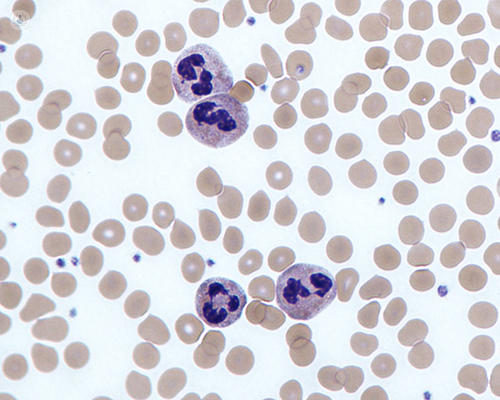
%> input picture Dataset/input_4.jpg, 500 x 400 px
$ octave main.m   (GNU Octave 9; MATLAB toolbox functions it lacks are replaced by stand-ins)
%> lines starting %> are read from the running program, lines starting %| are printed output that depends on the picture; in (x1, y1, x2, y2) boxes, pixels count from 0 and x2, y2 are one past the last pixel; in counts of white or black regions, pixels touching at a corner belong together; the program's own positions count from 1
### Codes/erosion.m

function output= erosion(image,se)

[rows, columns, ~] = size(image);


[p, q]=size(se);
halfHeight = floor(p/2);
halfWidth = floor(q/2);
% Initialize output image
output = zeros(size(image), class(image));
% Perform local min operation, which is morphological erosion.
for col = (halfWidth + 1) : (columns - halfWidth)
  for row = (halfHeight + 1) : (rows - halfHeight)
    % Get the 3x3 neighborhood
    row1 = row-halfHeight;
    row2 = row+halfHeight;
    col1 = col-halfWidth;
    col2 = col+halfWidth;
    thisNeighborhood = image(row1:row2, col1:col2);
    % Apply the structuring element
    pixelsInSE = thisNeighborhood(se);
    output(row, col) = min(pixelsInSE);
  end
end

### Codes/main.m
% Red Blood Cell Counting Using Watershed Algorithm (In-built Functions)
clc;clear all; close all;

%% Image Acquisition
I = imread('Dataset/input_4.jpg');
%> I is the input picture: size 400x500x3 uint8; mean R, G, B 214.2, 212.6, 217.7
figure('NumberTitle', 'off', 'Name', 'Image Acquisition');
imshow(I)
title('Original Image');

%% Image Pre-processing
I=imresize(I, [182 277]);
%> I: size 182x277x3 uint8
Igray = rgb2gray(I);

Ithres = adapthisteq(Igray);

figure('NumberTitle', 'off', 'Name', 'Image Pre-processing');
subplot(1, 3, 1);
imshow(I)
title('Original Image');

subplot(1, 3, 2);
imshow(Igray)
title('Grayscale Image');

subplot(1, 3, 3);
imshow(Ithres)
title('Adaptive Histogram Equalized Image');

%% Image Enhancement
Ithres = adapthisteq(Igray);

bin = imbinarize(Ithres ,graythresh(Ithres));
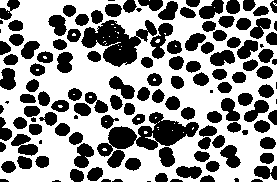
%> bin: size 182x277 logical; 57.4% white; 133 black regions (14 under 20 px), largest, box (x1, y1, x2, y2) and area: (97, 112, 199, 157) 1892, (81, 20, 157, 67) 1739, (150, 23, 173, 59) 393

BW1 = imopen(bin, 400);

BW2 = ~BW1;

filled = imfill(BW2,'holes');
%> filled: size 182x277 logical; 43% white; 133 white regions (14 under 20 px), largest, box (x1, y1, x2, y2) and area: (97, 112, 199, 157) 1958, (81, 20, 157, 67) 1775, (150, 23, 173, 59) 411

se = getnhood(strel('disk', 3));
erodedI = erosion(filled,se);
%> after the loop in erosion, `for col = (halfWidth + 1) : (columns - halfWidth)`: output: size 182x277 logical; 20.1% white; 126 white regions (9 under 20 px), largest, box (x1, y1, x2, y2) and area: (84, 22, 139, 64) 1073, (138, 114, 197, 148) 850, (110, 129, 135, 147) 340

figure('NumberTitle', 'off', 'Name', 'Image Enhancement');
subplot(2, 3, 1);
imshow(Ithres)
title('Adaptive Threshold Image');

subplot(2, 3, 2);
imshow(bin)
title('Binary Thresholded Image');

subplot(2, 3, 3);
imshow(BW1)
title('Image after Opening Morphological Operation');

subplot(2, 3, 4);
imshow(BW2)
title('Inversion of the previous Image for Processing');

subplot(2, 3, 5);
imshow(filled)
title('Holes Filled');

subplot(2, 3, 6);
imshow(erodedI);
title('Image after Erosion Morphological Operation');

%% Image Segmentation
% Watershed Algorithm
% Applying watershed to separate overlapped cells
D = bwdist(erodedI);
D = imgaussfilt(D, 0.1);

L = watershed(D, 26);
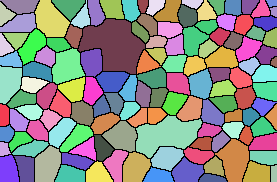
%> L: size 182x277 uint8; 132 distinct labels, from 0 to 131; one colour per label, 0 black

figure('NumberTitle', 'off', 'Name', 'Image Segemantation');
subplot(1, 2, 1);
imshow(L)
title('Watershed Segmentation');

L(erodedI) = 0;
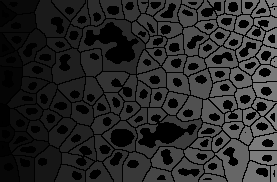
%> L: size 182x277 uint8; min 0, max 131, mean 41.2
BW3 = L == 0;
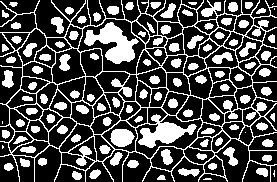
%> BW3: size 182x277 logical; 31.1% white; 116 white regions (8 under 20 px), largest, box (x1, y1, x2, y2) and area: (0, 0, 277, 182) 7261, (84, 22, 139, 64) 1073, (110, 129, 135, 147) 340

subplot(1, 2, 2);
imshow(BW3)
title('Segmentated Image');

%% Image Post-Processing and Counting
stats = regionprops('table',BW3,'Area');
%> stats = 116 regions; largest, Area: 7261, 1073, 340, 147, 146

wbc = bwareafilt(BW3,[295 50000]);

se = getnhood(strel('disk', 3));
wbc = erosion(wbc,se);
%> after the loop in erosion (call 2), `for col = (halfWidth + 1) : (columns - halfWidth)`:
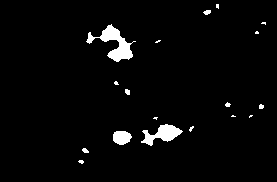
%> output: size 182x277 logical; 3% white; 18 white regions (10 under 20 px), largest, box (x1, y1, x2, y2) and area: (86, 24, 136, 62) 651, (141, 124, 183, 146) 437, (113, 131, 132, 145) 209

[centres1, radii1, metric1] = imfindcircles(wbc,[7,100]);
%> centres1 = [122.3 137.3; 167.8 133.1; 110.6 36.35; 119.7 51.12]; radii1 = [8.59; 9.23; 9.36; 11.09]; metric1 = [0.792; 0.746; 0.488; 0.352]

disp("WBC count-")
disp(size(centres1, 1))
%| 4

rbc = bwareafilt(BW3, [1 294]);
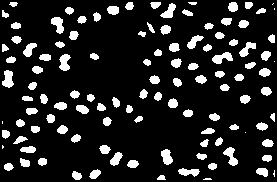
%> rbc: size 182x277 logical; 13.9% white; 113 white regions (8 under 20 px), largest, box (x1, y1, x2, y2) and area: (2, 70, 14, 88) 147, (212, 52, 233, 64) 146, (223, 147, 238, 166) 143

[centres2, radii2, metric2] = imfindcircles(rbc, [1,255]);
%> centres2 = 114 rows, first 12: [233.5 7.5; 173.5 104; 166.2 30.17; 266.8 91.6; 174.8 47.83; 9 167.5; 74.4 35.8; 265.3 73; 105.5 150; 266.5 56; 63 130.3; 114 10.71]; radii2 = 114 values, max 5.04 at index 75, min 1.83 at index 114, mean 3.49; metric2 = 114 values, max 1.53 at index 1, min 0.414 at index 114, mean 1.22

disp("RBC count-")
disp(size(centres2, 1))
%| 114

figure('NumberTitle', 'off', 'Name', 'Image Post-processing');
subplot(2, 2, 1);
imshow(wbc)
title('WBC Segmented Image');

subplot(2, 2, 2);
imshow(I)
viscircles(centres1, radii1,'LineStyle','--');
title(['WBC count is: ',num2str(size(centres1, 1))])

subplot(2, 2, 3);
imshow(rbc)
title('RBC Segmented Image');

subplot(2, 2, 4);
imshow(I)
viscircles(centres2, radii2,'LineStyle','--');
title(['RBC count is: ',num2str(size(centres2, 1))])
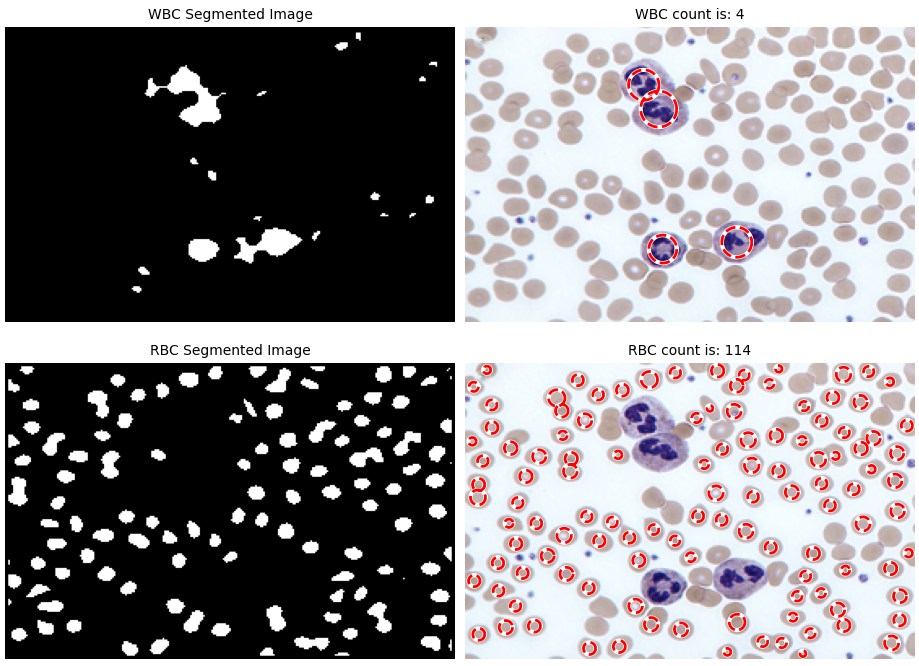
%> figure redrawn from the program's plot data, 4 panels

$ run again, with Dataset/input_2.jpg copied over Dataset/input_4.jpg
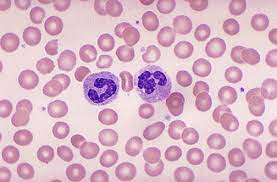
%> input picture Dataset/input_2.jpg, 277 x 182 px
%> I is the input picture: size 182x277x3 uint8; mean R, G, B 218, 180.6, 198.4
%> bin: size 182x277 logical; 59.6% white; 94 black regions (16 under 20 px), largest, box (x1, y1, x2, y2) and area: (137, 65, 185, 116) 1178, (83, 71, 119, 105) 872, (212, 86, 239, 132) 659
%> filled: size 182x277 logical; 45.3% white; 93 white regions (15 under 20 px), largest, box (x1, y1, x2, y2) and area: (137, 65, 185, 116) 1270, (83, 71, 119, 105) 945, (212, 86, 239, 132) 746
%> BW3: size 182x277 logical; 34.1% white; 79 white regions (10 under 20 px), largest, box (x1, y1, x2, y2) and area: (0, 0, 277, 182) 5991, (86, 74, 116, 103) 697, (145, 149, 162, 175) 316
%> stats = 79 regions; largest, Area: 5991, 697, 316, 298, 278
%> wbc: size 182x277 logical; 14.5% white; 4 white regions, box (x1, y1, x2, y2) and area: (0, 0, 277, 182) 5991, (86, 74, 116, 103) 697, (145, 149, 162, 175) 316, (215, 106, 237, 130) 298
%> after the loop in erosion (call 2), `for col = (halfWidth + 1) : (columns - halfWidth)`:
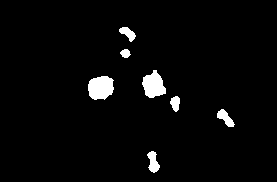
%> output: size 182x277 logical; 3.2% white; 7 white regions, largest, box (x1, y1, x2, y2) and area: (88, 76, 114, 100) 500, (142, 70, 166, 98) 449, (147, 151, 160, 173) 174
%> centres1 = [101.7 88.48; 153.1 84.63; 126.3 36.86; 176.8 103.9; 153.8 163.9; 226 120]; radii1 = [12.71; 10.64; 9.59; 7.85; 8.88; 10.26]; metric1 = [0.966; 0.721; 0.422; 0.331; 0.31; 0.215]
%| 6
%> rbc: size 182x277 logical; 19.7% white; 75 white regions (10 under 20 px), largest, box (x1, y1, x2, y2) and area: (233, 48, 258, 63) 278, (45, 76, 68, 95) 271, (195, 83, 210, 110) 270
%> centres2 = 75 rows, first 12: [54.17 26.17; 88.5 54; 195.5 157; 11.17 155.2; 260.5 23; 29 80.29; 46.2 154.6; 10.17 42.83; 190.8 136.8; 255.2 128.4; 106.6 43.2; 217 163.3]; radii2 = 75 values, max 8.12 at index 15, min 1.68 at index 75, mean 5.84; metric2 = 75 values, max 1.67 at index 1, min 0.278 at index 75, mean 1.32
%| 75
%> `title(['RBC count is: ',num2str(size(centres2, 1))])`:
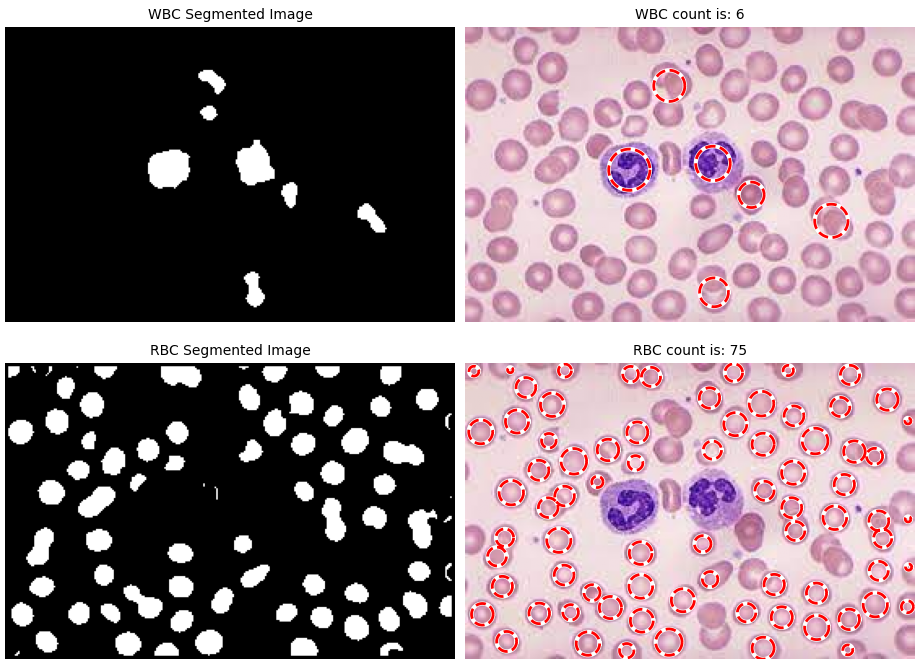
%> figure redrawn from the program's plot data, 4 panels

$ run again, with Dataset/input_3.jpg copied over Dataset/input_4.jpg
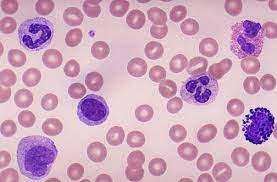
%> input picture Dataset/input_3.jpg, 277 x 182 px
%> I is the input picture: size 182x277x3 uint8; mean R, G, B 205.4, 165.4, 189.6
%> bin: size 182x277 logical; 61.4% white; 86 black regions (20 under 20 px), largest, box (x1, y1, x2, y2) and area: (169, 54, 232, 104) 1513, (17, 136, 58, 180) 1264, (230, 20, 277, 74) 1251
%> filled: size 182x277 logical; 42.3% white; 85 white regions (19 under 20 px), largest, box (x1, y1, x2, y2) and area: (169, 54, 232, 104) 1691, (230, 20, 277, 74) 1434, (17, 136, 58, 180) 1331
%> BW3: size 182x277 logical; 32.6% white; 61 white regions (2 under 20 px), largest, box (x1, y1, x2, y2) and area: (0, 0, 277, 182) 4379, (19, 138, 55, 177) 992, (182, 59, 230, 101) 980
%> stats = 61 regions; largest, Area: 4379, 992, 980, 833, 601
%> after the loop in erosion (call 2), `for col = (halfWidth + 1) : (columns - halfWidth)`:
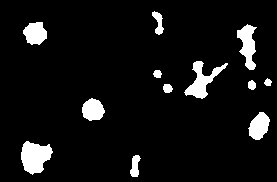
%> output: size 182x277 logical; 7.2% white; 12 white regions, largest, box (x1, y1, x2, y2) and area: (21, 141, 53, 175) 732, (184, 61, 228, 99) 608, (237, 24, 257, 70) 521
%> centres1 = [93.5 110.2; 36.06 34.82; 259.2 127.7; 36.23 157.8; 248.5 34.71; 199.8 90.31; 246.4 47.14; 154.3 23.48; 136.9 167; 224.6 78.28; 163.8 82.24]; radii1 = [10.76; 11; 10.01; 15.16; 9.66; 9.42; 10.95; 11.05; 11.24; 13.9; 12.26]; metric1 = [1.28; 0.942; 0.687; 0.594; 0.469; 0.437; 0.36; 0.318; 0.168; 0.162; 0.0972]
%| 11
%> rbc: size 182x277 logical; 13.6% white; 52 white regions (2 under 20 px), largest, box (x1, y1, x2, y2) and area: (254, 153, 269, 170) 197, (44, 51, 61, 67) 196, (129, 59, 145, 75) 195
%> centres2 = 49 rows, first 12: [24 99; 154.5 51; 136.3 20; 97.5 152.5; 137.5 68; 236 108; 240.8 157.2; 76 172.3; 158 167.5; 209 48; 144.5 114; 101 50.5]; radii2 = 49 values, max 7.8 at index 17, min 1.93 at index 47, mean 6.15; metric2 = 49 values, max 1.77 at index 1, min 0.663 at index 49, mean 1.5
%| 49
%> `title(['RBC count is: ',num2str(size(centres2, 1))])`:
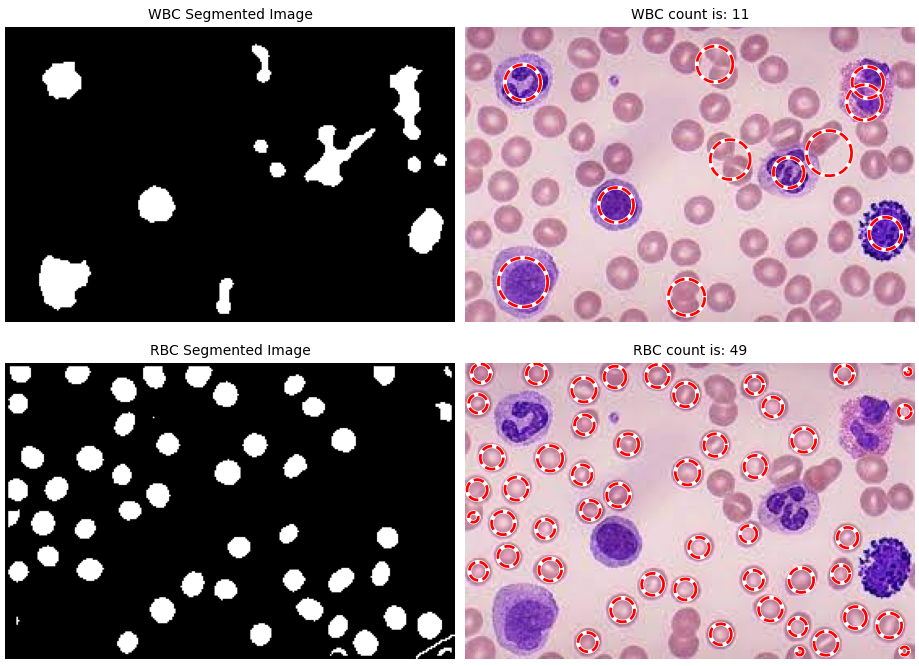
%> figure redrawn from the program's plot data, 4 panels

$ run again, with Dataset/input_5.jpg copied over Dataset/input_4.jpg
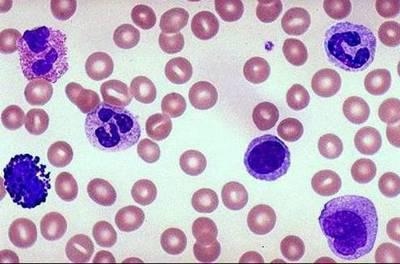
%> input picture Dataset/input_5.jpg, 400 x 264 px
%> I is the input picture: size 264x400x3 uint8; mean R, G, B 193.6, 176.8, 198.2
%> I: size 182x277x3 uint8
%> bin: size 182x277 logical; 61.5% white; 67 black regions (11 under 20 px), largest, box (x1, y1, x2, y2) and area: (0, 150, 277, 182) 1603, (0, 18, 47, 72) 1315, (221, 135, 262, 179) 1271
%> filled: size 182x277 logical; 42.4% white; 67 white regions (11 under 20 px), largest, box (x1, y1, x2, y2) and area: (0, 150, 277, 182) 1698, (0, 18, 47, 72) 1500, (221, 135, 262, 179) 1322
%> BW3: size 182x277 logical; 32.7% white; 66 white regions (5 under 20 px), largest, box (x1, y1, x2, y2) and area: (0, 0, 277, 182) 4007, (2, 20, 45, 70) 1061, (223, 137, 259, 176) 1004
%> stats = 66 regions; largest, Area: 4007, 1061, 1004, 743, 647
%> centres1 = [185.5 109; 244.3 32.73; 20.4 127.9; 29.47 34.2; 245 158; 79.25 89; 124.1 21.61; 25.84 61.97; 141.4 167.5; 65.1 62.22; 52.83 77.35]; radii1 = [11.15; 11.29; 10.56; 10.61; 14.89; 8.55; 10.71; 7.82; 10.32; 11.81; 13.89]; metric1 = [1.34; 0.964; 0.933; 0.601; 0.577; 0.553; 0.303; 0.258; 0.231; 0.178; 0.151]
%| 11
%> rbc: size 182x277 logical; 14.3% white; 57 white regions (5 under 20 px), largest, box (x1, y1, x2, y2) and area: (8, 152, 24, 169) 205, (173, 143, 189, 160) 200, (218, 49, 234, 65) 198
%> centres2 = 52 rows, first 12: [181.5 152; 120.6 166.8; 69.29 46; 142.5 18; 178.2 48.83; 124.2 49.17; 141 66.5; 37.17 156.8; 203 171.5; 110.2 87.83; 100.3 133; 134.2 112.8]; radii2 = 52 values, max 7.89 at index 14, min 2.05 at index 52, mean 6.07; metric2 = 52 values, max 1.74 at index 1, min 0.639 at index 52, mean 1.49
%| 52
%> `title(['RBC count is: ',num2str(size(centres2, 1))])`:
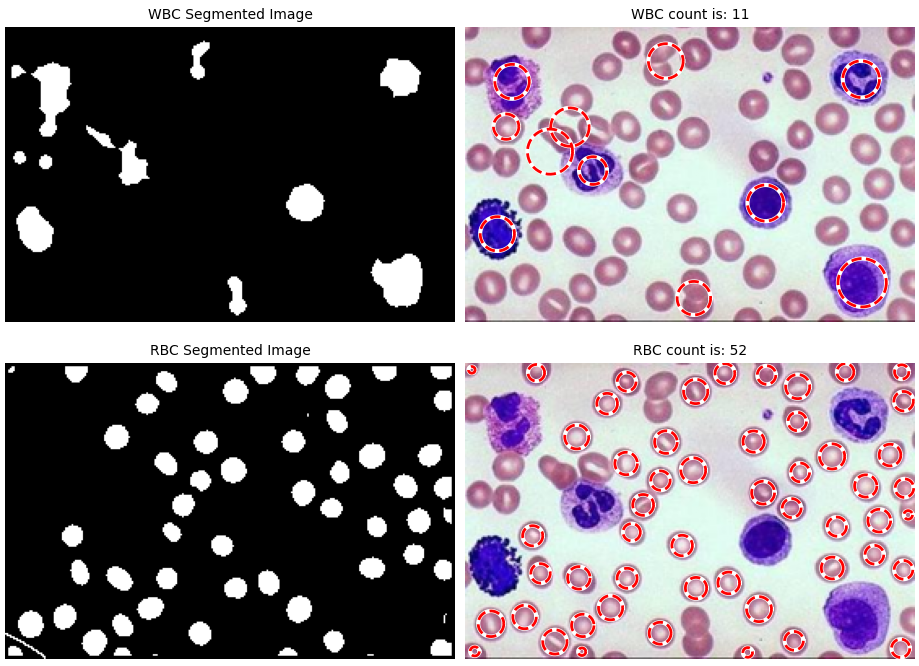
%> figure redrawn from the program's plot data, 4 panels
